Frame 1 (no input): blank canvas, image omitted
Frame 60 (the mouse pressed at the canvas centre just before this capture): blank canvas, image omitted
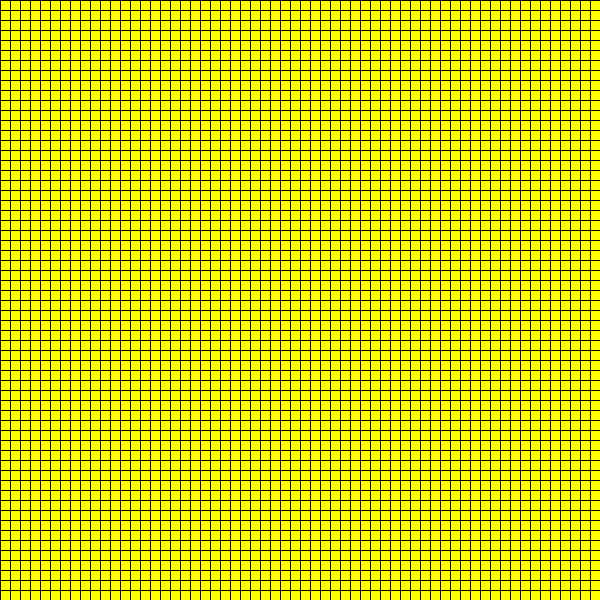
Frame 120 (the mouse held since frame 60 and released just before this capture)

The Processing sketch whose frames 1 and 60 were blank and that drew this single picture after the mouse press (run headless with seeded random() and noise(); from frame 60 on, the mouse is pressed at the canvas centre):

// Processing sketch: processing_51548
// ── processing_51548.pde

void setup(){
  size(600,600);
  smooth();
}

void draw(){
//make a line of ellipses
for(int i=0; i < width; i+=10){
   for(int j=0; j < height; j+=10){
    if (mouseX > i && mouseX < i+10 && mouseY > j && mouseY < j+10){
      fill(0,0,0);
    }else{
      noFill();
    }
  if(i%20 == 0 && j%20 ==0 ){
  fill(mouseX,mouseY,0);
  }
  point(i,j);
  rect(i,j,20,20);
  }
}
}

  void mouseReleased(){
fill(0,255,0);
}
